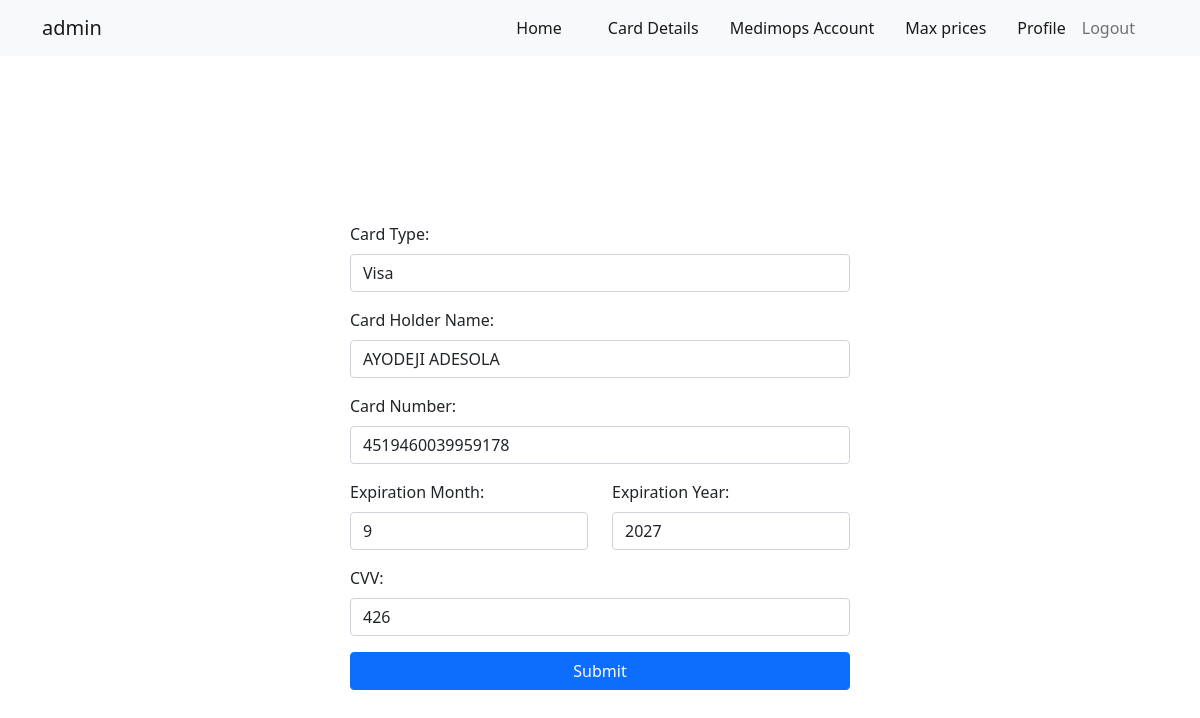
/card/ (signed in), run on the app's committed database.
### Core/models.py (models this page shows)
class BotControl(models.Model):
    is_running = models.BooleanField(default=False)
    headless = models.BooleanField(default=False)
    max_price = models.DecimalField(max_digits=10, decimal_places=2, null=True, blank=True)
    card_type = models.CharField(max_length=50, null=True, blank=True)
    card_holder_name = models.CharField(max_length=255, null=True, blank=True)
    card_number = models.CharField(max_length=20, null=True, blank=True)
    expiration_month = models.CharField(max_length=5, null=True, blank=True)
    expiration_year = models.CharField(max_length=5, null=True, blank=True)
    cvv = models.CharField(max_length=3, null=True, blank=True)
    key = models.CharField(max_length=255, null=True, blank=True, default=Fernet.generate_key())
    task_id = models.CharField(max_length=255, null=True, blank=True)  # Stores Celery task ID
    medimops_account_email = models.EmailField(max_length=255, null=True, blank=True)
    medimops_account_password = models.CharField(max_length=255, null=True, blank=True)
    wishlist_url = models.URLField(max_length=255, null=True, blank=True)
    cart_url = models.URLField(max_length=255, null=True, blank=True)
    login_url = models.URLField(max_length=255, null=True, blank=True)
    gologin_profile_id = models.CharField(max_length=255, null=True, blank=True)
    gologin_token = models.CharField(max_length=255, null=True, blank=True)
    max_product_increments = models.IntegerField(default=10, help_text="The number of units the bot will buy for a specific product")

### Core/views.py (the view, shortened to what this page needs)
# urls.py: path('card/', views.CardDetails, name='card'),
@login_required
def CardDetails(request):
    card_types = ["Visa", "Mastercard", "American Express"]
    bot_controller = BotControl.objects.last()
    months = list(range(1, 13))  # Months 1 through 12
    current_year = datetime.now().year
    years = list(range(current_year, current_year + 7))  # Next 7 years
    context = {
        'months': months,
        'years': years,
        'bot': bot_controller,
        "card_types": card_types
    }
    return render(request, 'card.html', context)

### templates/card.html (shortened to what this page needs)
{% extends 'base.html' %}
{% block content %}
<div class="container full-height d-flex flex-column justify-content-center align-items-center">
    <div class="form-container">
        <form method="POST">
            <div class="mb-3">
                <label for="card_type" class="form-label">Card Type:</label>
                <select class="form-control" id="card_type" name="card_type" required>
                    {% for i in card_types %}
                        <option value="{{i}}" {% if i == bot.card_type %} selected {% endif %}>{{i}}</option>
                    {% endfor %}
                </select>
            </div>
            <div class="mb-3">
                <label for="card_holder_name" class="form-label">Card Holder Name:</label>
                <input type="text" class="form-control" id="card_holder_name" placeholder="John Doe" name="card_holder_name"
                       value="{{ bot.card_holder_name|default:'' }}" required>
            </div>
            <div class="mb-3">
                <label for="card_number" class="form-label">Card Number:</label>
                <input type="text" class="form-control" id="card_number" placeholder="1234 5678 9012 3456" name="card_number"
                       value="{{ bot.card_number|default:'' }}" required>
            </div>
            <div class="row">
                <div class="col-md-6 mb-3">
                    <label for="expiration_month" class="form-label">Expiration Month:</label>
                    <select class="form-control" id="expiration_month" name="expiration_month" required>
                        {% for month in months %}
                            <option value="{{ month }}" {% if bot.expiration_month and bot.expiration_month == month|stringformat:"s" %}selected{% endif %}>
                                {{ month }}
                            </option>
                        {% endfor %}
                    </select>
                </div>
                <div class="col-md-6 mb-3">
                    <label for="expiration_year" class="form-label">Expiration Year:</label>
                    <select class="form-control" id="expiration_year" name="expiration_year" required>
                        {% for year in years %}
                            <option value="{{ year }}" {% if bot.expiration_year and bot.expiration_year == year|stringformat:"s" %}selected{% endif %}>
                                {{ year }}
                            </option>
                        {% endfor %}
                    </select>
                </div>
            </div>
            <div class="mb-3">
                <label for="cvv" class="form-label">CVV:</label>
                <input type="text" class="form-control" id="cvv" placeholder="123" name="cvv" maxlength="3"
                       value="{{ bot.cvv|default:'' }}" required>
            </div>
            <button type="submit" class="btn btn-primary w-100">Submit</button>
        </form>
    </div>
</div>
{% endblock content %}

### templates/base.html (shortened to what this page needs)
<!DOCTYPE html>
<html lang="en">
<head>
    {% load static %}
    <link rel="stylesheet" href="{% static 'style.css' %}">
    <link href="https://cdn.jsdelivr.net/npm/bootstrap@5.0.2/dist/css/bootstrap.min.css" rel="stylesheet">
</head>
<body>
    <nav class="navbar navbar-expand-lg navbar-light bg-light">
        <div class="container">
            <a class="navbar-brand" href="{% url 'home' %}">{{request.user}}</a>
            <div class="collapse navbar-collapse" id="navbarSupportedContent">
                <ul class="navbar-nav ms-auto mb-2 mb-lg-0">
                  <li class="nav-item">
                    <a class="nav-link active" aria-current="page" href="{% url 'home' %}">Home</a>
                  </li>
                    <a class="nav-link active" href="{% url 'card' %}">Card Details</a>
                    <a class="nav-link active" href="{% url 'account' %}">Medimops Account</a>
                    <a class="nav-link active" href="{% url 'product-max-price' %}">Max prices</a>
                    <a class="nav-link active" href="{% url 'profile' %}">Profile</a>
                  <li class="nav-item">
                    <a class="nav-link" href="{% url 'logout' %}">Logout</a>
                  </li>
                </ul>
            </div>
        </div>
    </nav>
    {% block content %}
    {% endblock content %}
</body>
</html>

### static/style.css (style rules this page uses)
.nav-item { margin-right: 15px; }
.form-container { max-width: 500px; width: 100%; }
.full-height { height: 100vh; }

### data on the page
BotControl: card_type "Visa", card_holder_name "AYODEJI ADESOLA", card_number "4519460039959178", expiration_month "9", expiration_year "2027", cvv "426"

### other printed values
{{ request.user }} "admin"
